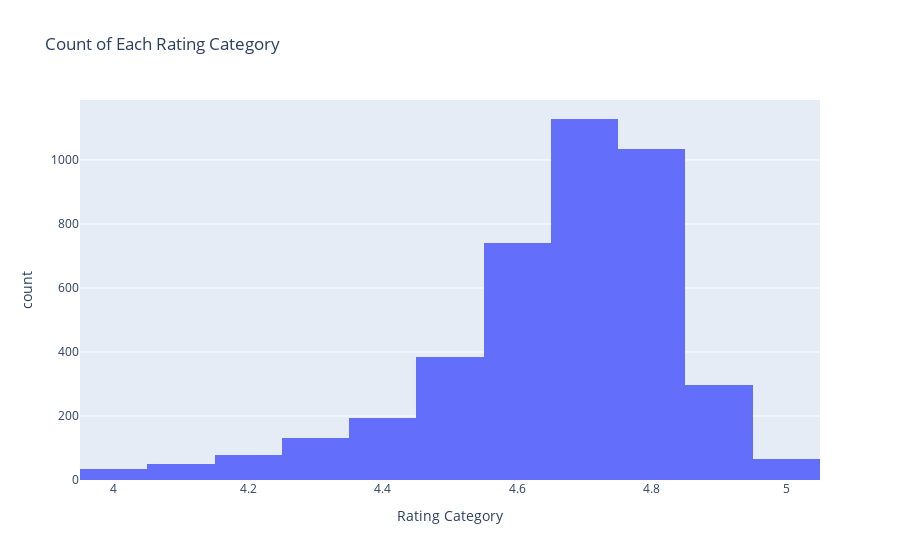

Notebook cell for this chart:
### Code cell
# Create a histogram to show the count of each rating category after removing outliers
fig_reviews_rating = px.histogram(df, x='Rating',
                                  title='Count of Each Rating Category',
                                  labels={'Rating': 'Rating Category'})

fig_reviews_rating.show()

### Figure 1 — Plotly figure (JSON) as saved in the notebook; plotly's stock layout.template omitted (floating-point values rounded to 4 significant figures; data arrays with more than 128 entries replaced by an {"elided": "..."} marker saying what was removed)
{"data": [{"alignmentgroup": "True", "bingroup": "x", "hovertemplate": "Rating Category=%{x}<br>count=%{y}<extra></extra>", "legendgroup": "", "marker": {"color": "#636efa", "pattern": {"shape": ""}}, "name": "", "offsetgroup": "", "orientation": "v", "showlegend": false, "type": "histogram", "x": {"elided": "4133 float values"}, "xaxis": "x", "yaxis": "y"}], "layout": {"barmode": "relative", "legend": {"tracegroupgap": 0}, "title": {"text": "Count of Each Rating Category"}, "xaxis": {"anchor": "y", "domain": [0, 1], "title": {"text": "Rating Category"}}, "yaxis": {"anchor": "x", "domain": [0, 1], "title": {"text": "count"}}}}
